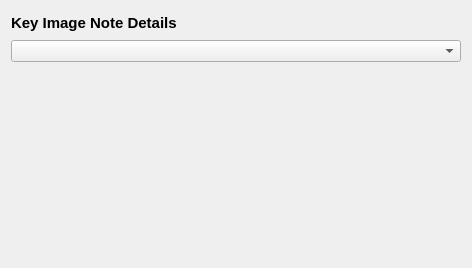
<?xml version="1.0" encoding="UTF-8"?>
<ui version="4.0">
 <class>udg::KeyImageNoteToolWidgetBase</class>
 <widget class="QWidget" name="udg::KeyImageNoteToolWidgetBase">
  <property name="geometry">
   <rect>
    <x>0</x>
    <y>0</y>
    <width>472</width>
    <height>268</height>
   </rect>
  </property>
  <property name="windowTitle">
   <string>Key Image Note Details</string>
  </property>
  <layout class="QVBoxLayout" name="verticalLayout_2">
   <item>
    <layout class="QVBoxLayout" name="verticalLayout">
     <item>
      <widget class="QLabel" name="m_title">
       <property name="maximumSize">
        <size>
         <width>16777215</width>
         <height>23</height>
        </size>
       </property>
       <property name="font">
        <font>
         <pointsize>11</pointsize>
         <weight>75</weight>
         <bold>true</bold>
        </font>
       </property>
       <property name="text">
        <string>Key Image Note Details</string>
       </property>
      </widget>
     </item>
     <item>
      <widget class="QComboBox" name="m_keyImageNoteSelectorComboBox"/>
     </item>
     <item>
      <widget class="udg::KeyImageNoteDisplayer" name="m_keyImageNoteDisplayer" native="true">
       <property name="contextMenuPolicy">
        <enum>Qt::DefaultContextMenu</enum>
       </property>
      </widget>
     </item>
    </layout>
   </item>
  </layout>
 </widget>
 <customwidgets>
  <customwidget>
   <class>udg::KeyImageNoteDisplayer</class>
   <extends>QWidget</extends>
   <header>keyimagenotedisplayer.h</header>
   <container>1</container>
  </customwidget>
 </customwidgets>
 <resources/>
 <connections/>
</ui>
